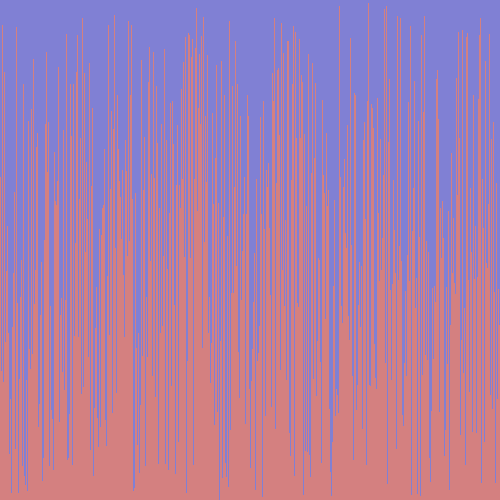
Frame 1 (no input)
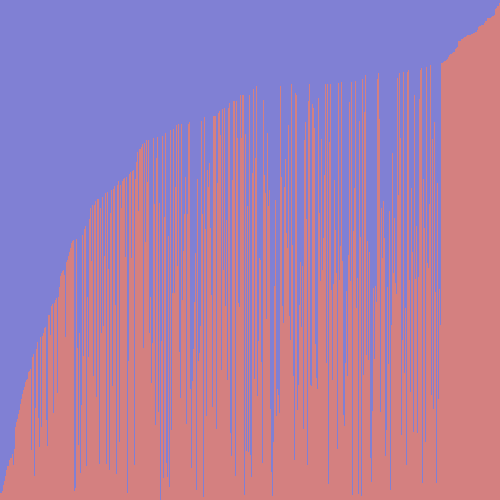
Frame 60 (the mouse pressed at the canvas centre just before this capture)
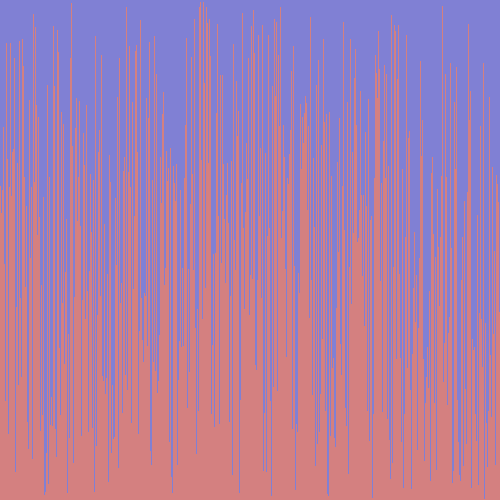
Frame 120 (the mouse held since frame 60 and released just before this capture)

The Processing sketch that drew these frames (run headless with seeded random() and noise(); from frame 60 on, the mouse is pressed at the canvas centre):

// Processing sketch: sketch_181220a
// ── sketch_181220a.pde
//1. create an array of ints. don't initialize it yet.
int array[];
void setup() {
  //2. set the size of your window
  size(500,500);
  //  if you are using Processing 3, you cannot use variables
  //  because the developers don't know how programming is supposed to work.

  //3. initialize your array with the built in width variable
  array = new int[width];
  //4. initialize the ints in the array with random numbers
  //   from 0 to the built in height variable
  for(int i=0;i<width;i++){
    array[i] = (int)random(height);
  }
  //5. call the noStroke() method
  noStroke();
}

void draw() {
  //6. set the background color with background(r, g, b);
  background(128,128,212);
  //7. set the color for your graph
  fill(212, 128, 128);
  //8. draw a rectangle for each int in your array.
  for(int i=0;i<array.length;i++){
    rect(i, height, 1, -array[i]);
  }
  //   the x value will be the current index in the array
  //   the y value will the height variable
  //   the width is 1 (one)
  //   the height is negative the value of the element at the current index of the array


  //9. call the stepSort method
stepSort(array);
  //10. extract the code that randomizes the array into a method.

  //11. call the method you made in step 10 when the mouse is pressed
if(mousePressed){
  randomize();
}
}

void stepSort(int[] arr) {
  for (int i = 1; i < arr.length; i++) {
    if (arr[i - 1] > arr[i]) {
      int t = arr[i];
      arr[i] = arr[i - 1];
      arr[i - 1] = t;
    }
  }
}
void randomize(){
  for(int i=0;i<width;i++){
    array[i] = (int)random(height);
  }
}
